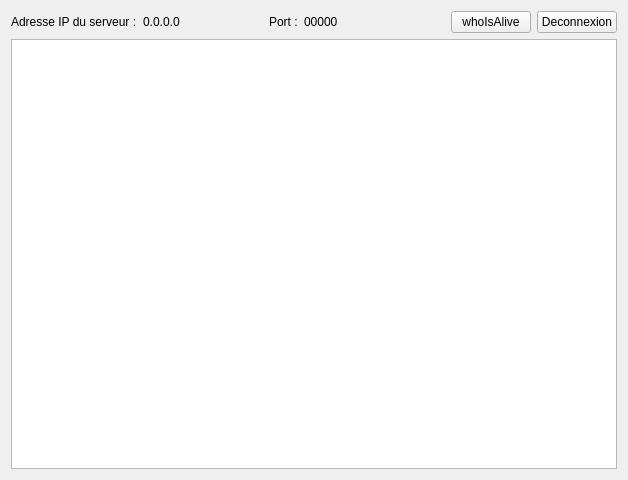
<?xml version="1.0" encoding="UTF-8"?>
<ui version="4.0">
 <class>Serveur</class>
 <widget class="QWidget" name="Serveur">
  <property name="geometry">
   <rect>
    <x>0</x>
    <y>0</y>
    <width>628</width>
    <height>480</height>
   </rect>
  </property>
  <property name="windowTitle">
   <string>Hyperviseur</string>
  </property>
  <property name="windowIcon">
   <iconset>
    <normaloff>chat.png</normaloff>chat.png</iconset>
  </property>
  <layout class="QVBoxLayout" name="verticalLayout_2">
   <item>
    <layout class="QHBoxLayout" name="horizontalLayout">
     <item>
      <widget class="QLabel" name="label">
       <property name="text">
        <string>Adresse IP du serveur :</string>
       </property>
      </widget>
     </item>
     <item>
      <widget class="QLabel" name="serveurIP">
       <property name="minimumSize">
        <size>
         <width>120</width>
         <height>0</height>
        </size>
       </property>
       <property name="text">
        <string>0.0.0.0</string>
       </property>
      </widget>
     </item>
     <item>
      <widget class="QLabel" name="label_2">
       <property name="text">
        <string>Port :</string>
       </property>
      </widget>
     </item>
     <item>
      <widget class="QLabel" name="serveurPort">
       <property name="text">
        <string>00000</string>
       </property>
      </widget>
     </item>
     <item>
      <spacer name="horizontalSpacer">
       <property name="orientation">
        <enum>Qt::Horizontal</enum>
       </property>
       <property name="sizeHint" stdset="0">
        <size>
         <width>30</width>
         <height>20</height>
        </size>
       </property>
      </spacer>
     </item>
     <item>
      <widget class="QPushButton" name="boutonWho">
       <property name="text">
        <string>whoIsAlive</string>
       </property>
      </widget>
     </item>
     <item>
      <widget class="QPushButton" name="boutonQuitter">
       <property name="text">
        <string>Deconnexion</string>
       </property>
      </widget>
     </item>
    </layout>
   </item>
   <item>
    <widget class="QTextEdit" name="listeMessages">
     <property name="readOnly">
      <bool>true</bool>
     </property>
    </widget>
   </item>
  </layout>
 </widget>
 <layoutdefault spacing="6" margin="11"/>
 <resources/>
 <connections/>
</ui>
